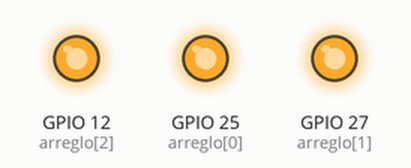
Simulated run of this sketch. Board: ESP32. Shown: output pins drawn as LEDs (lit = HIGH).

Above: at 1.0 s.
At 20.5 s:
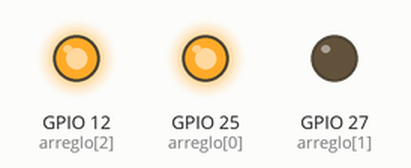
At 24.2 s:
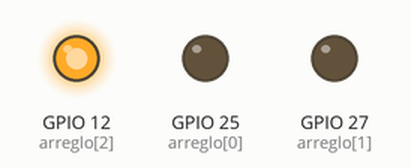
At 34.0 s:
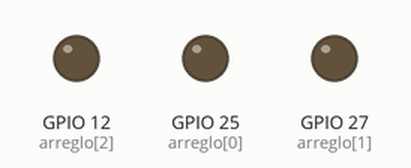
Timing chart, 0 to 35.1 s (numbered marks = the images above):
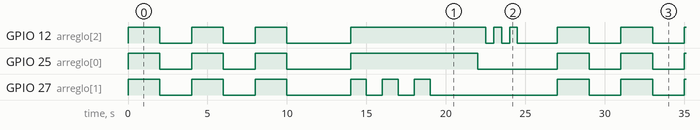

The sketch:

Luces_Indicadoras_Dron.ino
```cpp
int arreglo[] = {25,27,12};
int contador = 3;

void setup() {
  // put your setup code here, to run once:
  for (int i = 0; i < 3; i++) {
    pinMode(arreglo[i], OUTPUT);
    digitalWrite(arreglo[i], LOW);
  }
}

void secuenciaDespegue(int arreglo[], int contador) {
  while (contador != 0) {
    for (int i = 0; i < 3; i++) {
      digitalWrite(arreglo[i], HIGH);
    };

    delay(2000);

    for (int i = 0; i < 3; i++) {
      digitalWrite(arreglo[i], LOW);
    };

    delay(2000);
    contador--;
  }
}

void lucesDeVuelo(int arreglo[]) {
  digitalWrite(arreglo[0], HIGH);
  digitalWrite(arreglo[2], HIGH);
  for(int i = 0; i < 3; i++){
    digitalWrite(arreglo[1], HIGH);
    delay(1000);
    digitalWrite(arreglo[1], LOW);
    delay(1000);
  }

}

void alertaBateriaBaja(int arreglo[]) {
  digitalWrite(arreglo[0], LOW);
  digitalWrite(arreglo[1], LOW);
  for(int i = 0; i < 3; i++){
    digitalWrite(arreglo[2], HIGH);
    delay(500);
    digitalWrite(arreglo[2], LOW);
    delay(500);
  }
}

void loop(){
  secuenciaDespegue(arreglo, contador);
  delay(2000);
  lucesDeVuelo(arreglo);
  delay(2000);
  alertaBateriaBaja(arreglo);
  delay(2000);
}
```

Measured:
- by itself, GPIO 25 (arreglo[0]): repeats every 27.0 s: 2 × (LOW 2.0 s, HIGH 2.0 s), LOW 4.0 s, HIGH 8.0 s, LOW 5.0 s, HIGH 2.0 s
- by itself, GPIO 27 (arreglo[1]): repeats every 27.0 s: 2 × (LOW 2.0 s, HIGH 2.0 s), LOW 4.0 s, 2 × (HIGH 1.0 s, LOW 1.0 s), HIGH 1.0 s, LOW 8.0 s, HIGH 2.0 s
- by itself, GPIO 12 (arreglo[2]): repeats every 27.0 s: 2 × (LOW 2.0 s, HIGH 2.0 s), LOW 4.0 s, HIGH 8.5 s, 2 × (LOW 0.50 s, HIGH 0.50 s), LOW 2.5 s, HIGH 2.0 s
